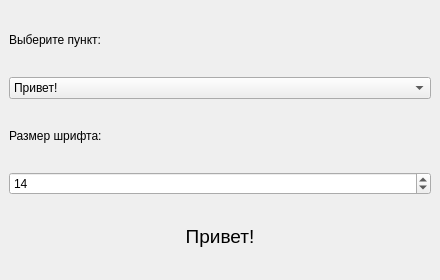
<?xml version="1.0" encoding="UTF-8"?>
<ui version="4.0">
 <class>MainWindow</class>
 <widget class="QMainWindow" name="MainWindow">
  <property name="geometry">
   <rect>
    <x>0</x>
    <y>0</y>
    <width>440</width>
    <height>280</height>
   </rect>
  </property>
  <property name="windowTitle">
   <string>Задание 4 — QComboBox и QSpinBox</string>
  </property>
  <widget class="QWidget" name="centralwidget">
   <layout class="QVBoxLayout" name="verticalLayout">
    <item>
     <widget class="QLabel" name="comboLabel">
      <property name="text">
       <string>Выберите пункт:</string>
      </property>
     </widget>
    </item>
    <item>
     <widget class="QComboBox" name="comboBox">
      <item>
       <property name="text">
        <string>Привет!</string>
       </property>
      </item>
      <item>
       <property name="text">
        <string>Добро пожаловать!</string>
       </property>
      </item>
      <item>
       <property name="text">
        <string>Хорошего дня!</string>
       </property>
      </item>
      <item>
       <property name="text">
        <string>Удачи!</string>
       </property>
      </item>
     </widget>
    </item>
    <item>
     <widget class="QLabel" name="fontSizeLabel">
      <property name="text">
       <string>Размер шрифта:</string>
      </property>
     </widget>
    </item>
    <item>
     <widget class="QSpinBox" name="spinBox">
      <property name="minimum">
       <number>8</number>
      </property>
      <property name="maximum">
       <number>32</number>
      </property>
      <property name="value">
       <number>14</number>
      </property>
     </widget>
    </item>
    <item>
     <widget class="QLabel" name="label">
      <property name="minimumSize">
       <size>
        <width>0</width>
        <height>70</height>
       </size>
      </property>
      <property name="font">
       <font>
        <pointsize>14</pointsize>
       </font>
      </property>
      <property name="alignment">
       <set>Qt::AlignmentFlag::AlignCenter</set>
      </property>
      <property name="text">
       <string>Привет!</string>
      </property>
     </widget>
    </item>
   </layout>
  </widget>
 </widget>
 <resources/>
 <connections/>
</ui>
